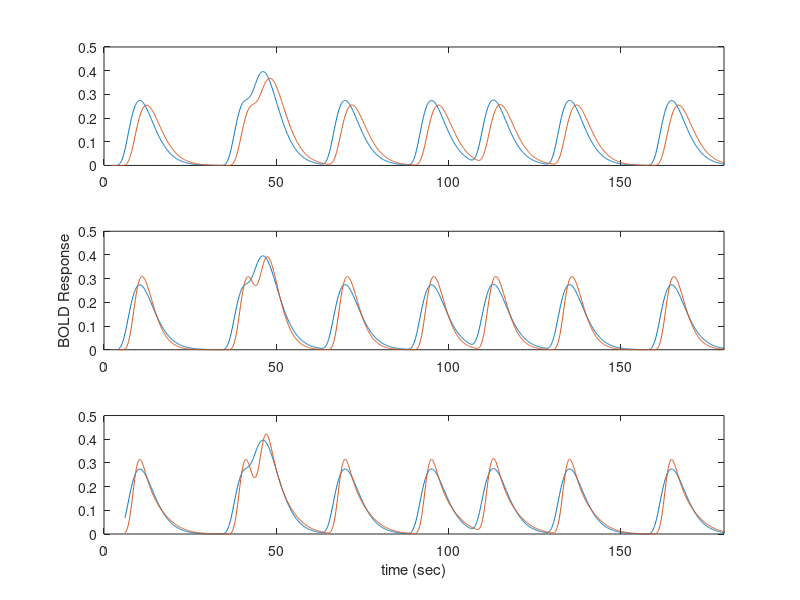

Source code (MATLAB):
clear all; close all; clc;                      % Clear all workspaces
ntime=2000; T=200; t=T*[0:ntime-1]/ntime;   	% define time
TR=2;                                       	% TR in seconds
TR=TR*ntime/T;

n=4; lamda=2;						% Create the hrf
hrf=(t.^(n-1)).*exp(-t/lamda)/((lamda^n)*factorial(n-1));

% Create the boxcar & BOLD response
box=ones(1,25); ISI=200; n=zeros(1,ntime); 
for i=1:8
    delay=ISI*(i-1)+geornd(.01);
    ntemp=[zeros(1,delay),box,zeros(1,ntime-delay-25)];
    n=n+ntemp;
end;
B=conv(hrf,n)/10; B=B(1:ntime);

% Order 1
X=[B(1:ntime-TR)]' ; Y=[B(TR+1:ntime)]';
A=(inv(X'*X))*X'*Y; P=X*A;
tt=(TR+1)*T/ntime:T/ntime:T;
subplot(3,1,1); plot(tt,Y,tt,P); axis([0 180 0 .5]);

% Order 2
X=[[B(TR+1:ntime-TR)]' [B(1:ntime-2*TR)]']; Y=[B(2*TR+1:ntime)]';
A=(inv(X'*X))*X'*Y 
P=X*A;
tt=(2*TR+1)*T/ntime:T/ntime:T;
subplot(3,1,2); plot(tt,Y,tt,P); axis([0 180 0 .5]);
ylabel('BOLD Response');

% Order 3
X=[[B(2*TR+1:ntime-TR)]' [B(TR+1:ntime-2*TR)]' [B(1:ntime-3*TR)]'];
Y=[B(3*TR+1:ntime)]'; A=(inv(X'*X))*X'*Y; P=X*A;
tt=(3*TR+1)*T/ntime:T/ntime:T;
subplot(3,1,3); plot(tt,Y,tt,P); axis([0 180 0 .5]);
xlabel('time (sec)');
